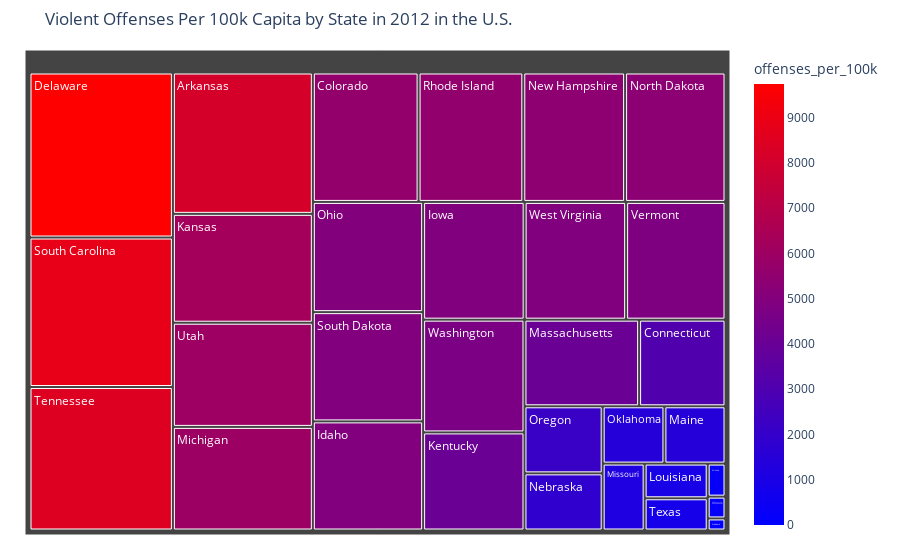

Notebook source saved alongside this figure:
### Markdown cell above
- **Highest Offense Counts:** Michigan, Tennessee and Ohio report the highest violent offense counts.
- **Moderate Counts:** South Carolina, Washington and Arkansas fall in the mid-range with noticeable counts.
- **Lowest Counts:** Maine, Vermon, and Illinois report the lowest counts, based on their small size and blue color.
#### Observations
Without normalization, populous states like Michigan and Ohio dominate the visualization due to their larger populations.

### Code cell
per_capita = merged_data_cleaned.groupby(['state_name'], as_index=False).agg({'offenses_per_100k':'sum'})


# Sort data for clarity
df_sorted = per_capita.sort_values('offenses_per_100k', ascending=False)
df_sorted['offenses_per_100k'] = df_sorted['offenses_per_100k'].clip(lower=1e-5)

fig = px.treemap(
    df_sorted, 
    path=['state_name'], 
    values='offenses_per_100k', 
    color='offenses_per_100k', 
    color_continuous_scale='Bluered', 
    title='Violent Offenses Per 100k Capita by State in 2012 in the U.S.'
)

fig.update_layout(margin=dict(t=50, l=25, r=25, b=25))
fig.show()

### Figure 1 — Plotly figure (JSON) as saved in the notebook; plotly's stock layout.template omitted (floating-point values rounded to 4 significant figures)
{"data": [{"branchvalues": "total", "customdata": [[88.41], [242.3], [8142.0], [5632.0], [3080.0], [9741.0], [1e-05], [4951.0], [159.7], [4920.0], [6272.0], [4092.0], [900.8], [1440.0], [4086.0], [5968.0], [1156.0], [1839.0], [5423.0], [5349.0], [5002.0], [1456.0], [2160.0], [0.1175], [5577.0], [8824.0], [4959.0], [8469.0], [835.7], [6000.0], [4816.0], [4703.0], [4919.0]], "domain": {"x": [0, 1], "y": [0, 1]}, "hovertemplate": "labels=%{label}<br>offenses_per_100k_sum=%{value}<br>parent=%{parent}<br>id=%{id}<br>offenses_per_100k=%{color}<extra></extra>", "ids": ["Alabama", "Arizona", "Arkansas", "Colorado", "Connecticut", "Delaware", "District of Columbia", "Idaho", "Illinois", "Iowa", "Kansas", "Kentucky", "Louisiana", "Maine", "Massachusetts", "Michigan", "Missouri", "Nebraska", "New Hampshire", "North Dakota", "Ohio", "Oklahoma", "Oregon", "Pennsylvania", "Rhode Island", "South Carolina", "South Dakota", "Tennessee", "Texas", "Utah", "Vermont", "Washington", "West Virginia"], "labels": ["Alabama", "Arizona", "Arkansas", "Colorado", "Connecticut", "Delaware", "District of Columbia", "Idaho", "Illinois", "Iowa", "Kansas", "Kentucky", "Louisiana", "Maine", "Massachusetts", "Michigan", "Missouri", "Nebraska", "New Hampshire", "North Dakota", "Ohio", "Oklahoma", "Oregon", "Pennsylvania", "Rhode Island", "South Carolina", "South Dakota", "Tennessee", "Texas", "Utah", "Vermont", "Washington", "West Virginia"], "marker": {"coloraxis": "coloraxis", "colors": [88.41, 242.3, 8142.0, 5632.0, 3080.0, 9741.0, 1e-05, 4951.0, 159.7, 4920.0, 6272.0, 4092.0, 900.8, 1440.0, 4086.0, 5968.0, 1156.0, 1839.0, 5423.0, 5349.0, 5002.0, 1456.0, 2160.0, 0.1175, 5577.0, 8824.0, 4959.0, 8469.0, 835.7, 6000.0, 4816.0, 4703.0, 4919.0]}, "name": "", "parents": ["", "", "", "", "", "", "", "", "", "", "", "", "", "", "", "", "", "", "", "", "", "", "", "", "", "", "", "", "", "", "", "", ""], "type": "treemap", "values": [88.41, 242.3, 8142.0, 5632.0, 3080.0, 9741.0, 1e-05, 4951.0, 159.7, 4920.0, 6272.0, 4092.0, 900.8, 1440.0, 4086.0, 5968.0, 1156.0, 1839.0, 5423.0, 5349.0, 5002.0, 1456.0, 2160.0, 0.1175, 5577.0, 8824.0, 4959.0, 8469.0, 835.7, 6000.0, 4816.0, 4703.0, 4919.0]}], "layout": {"coloraxis": {"colorbar": {"title": {"text": "offenses_per_100k"}}, "colorscale": [[0, "rgb(0,0,255)"], [1, "rgb(255,0,0)"]]}, "legend": {"tracegroupgap": 0}, "margin": {"b": 25, "l": 25, "r": 25, "t": 50}, "title": {"text": "Violent Offenses Per 100k Capita by State in 2012 in the U.S."}}}
